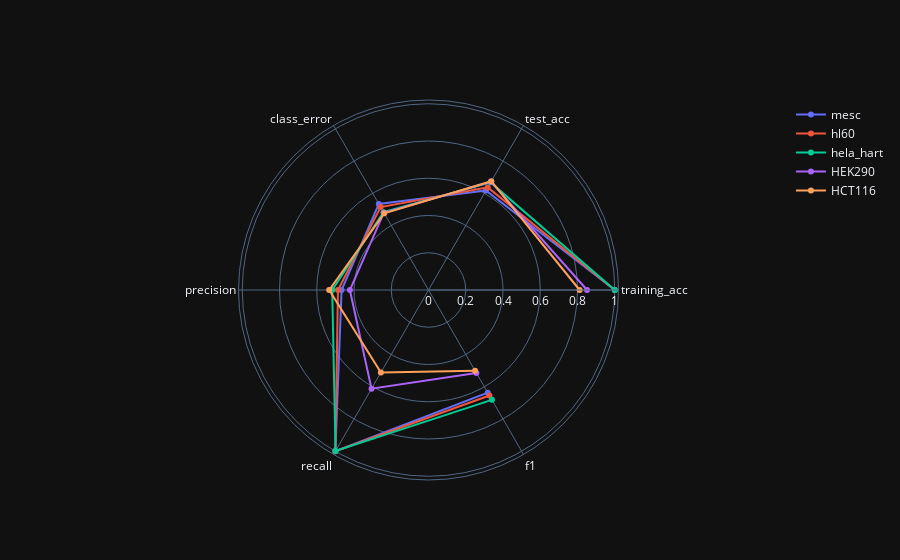

Notebook cell for this chart:
### Code cell
import pandas as pd
import numpy as np
import plotly.express as px
import plotly.graph_objects as go
  
# read dataset from csv and perform preprocessing
data = df
data.head()
  
# # remove goalkeepers data for performing fair comparison
# goalkeeper_index = data[data['Position'] == 'GK' ].index
# data.drop(index_names,inplace=True)
  
# remove columns which are not required for this visualisation purpose
plt_vars = ['training_acc', 'test_acc', 'class_error', 'precision', 'recall', 'f1',]
# data.drop(data_cols, axis =1, inplace=True)

# plot unfilled scatter plot
# plot star plot for comparison
fig = go.Figure()
  
fig.add_trace(go.Scatterpolar(
      r=pd.Series(data.loc[0].values),
      theta=plt_vars,

      name=data.loc[0, 'data_source']
))
fig.add_trace(go.Scatterpolar(
      r=pd.Series(data.loc[1,plt_vars].values),
      theta=plt_vars,

      name=data.loc[1, 'data_source']
))
fig.add_trace(go.Scatterpolar(
      r=pd.Series(data.loc[2,plt_vars].values),
      theta=plt_vars,

      name=data.loc[2, 'data_source']
))
fig.add_trace(go.Scatterpolar(
      r=pd.Series(data.loc[3,plt_vars].values),
      theta=plt_vars,

      name=data.loc[3, 'data_source']
))
fig.add_trace(go.Scatterpolar(
      r=pd.Series(data.loc[4,plt_vars].values),
      theta=plt_vars,
    
      name=data.loc[4, 'data_source']
))

  
fig.update_layout(
  polar=dict(
    radialaxis=dict(
      visible=True
          )),
      template='plotly_dark',
  
  showlegend=True
)

fig.show()

### Figure 1 — Plotly figure (JSON) as saved in the notebook; plotly's stock layout.template omitted (floating-point values rounded to 4 significant figures)
{"data": [{"name": "mesc", "r": [1, 0.6167, 0.5333, 0.4667, 1, 0.6364, "mesc"], "theta": ["training_acc", "test_acc", "class_error", "precision", "recall", "f1"], "type": "scatterpolar"}, {"name": "hl60", "r": [1, 0.6362, 0.5138, 0.4862, 1, 0.6543], "theta": ["training_acc", "test_acc", "class_error", "precision", "recall", "f1"], "type": "scatterpolar"}, {"name": "hela_hart", "r": [1, 0.6673, 0.4827, 0.517, 0.9979, 0.6811], "theta": ["training_acc", "test_acc", "class_error", "precision", "recall", "f1"], "type": "scatterpolar"}, {"name": "HEK290", "r": [0.8513, 0.6708, 0.4792, 0.4222, 0.6121, 0.5141], "theta": ["training_acc", "test_acc", "class_error", "precision", "recall", "f1"], "type": "scatterpolar"}, {"name": "HCT116", "r": [0.8116, 0.6746, 0.4754, 0.5332, 0.5111, 0.5], "theta": ["training_acc", "test_acc", "class_error", "precision", "recall", "f1"], "type": "scatterpolar"}], "layout": {"polar": {"radialaxis": {"visible": true}}, "showlegend": true}}
